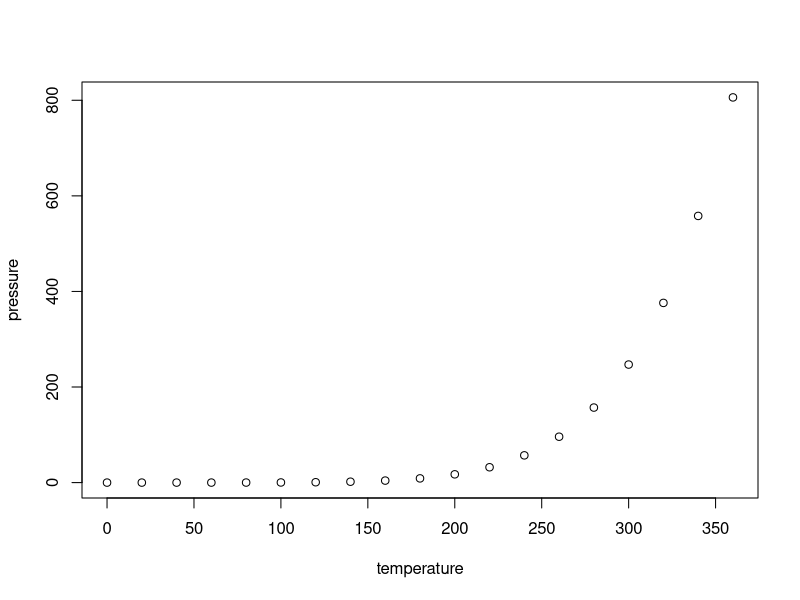
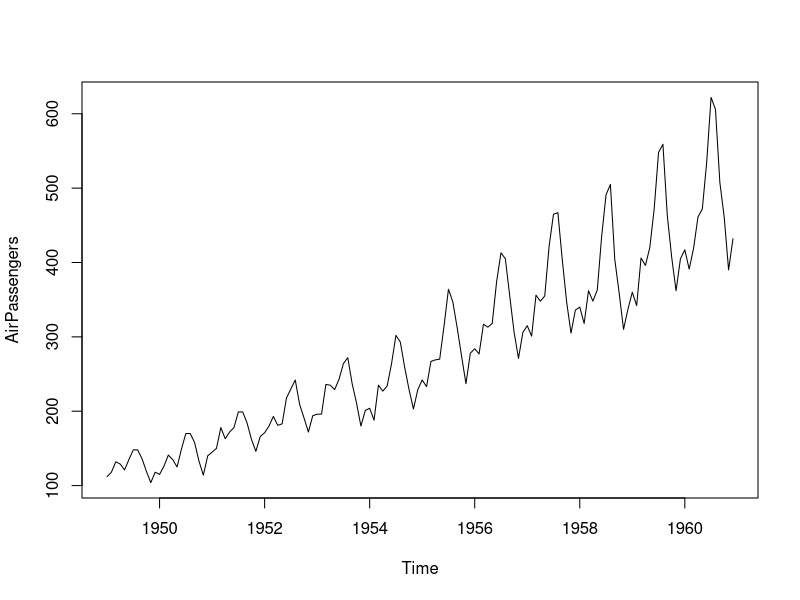

Write the R code that produced these figures, in order.
## ---- chunk 1
knitr::opts_chunk$set(echo = T,
                      eval = T)
## ---- chunk 2
grep("b+", c("abc", "bda", "cca a", "abd"))
## ---- chunk 3
str = "Line 129: O that this too too solid flesh would melt,Thaw, and resolve itself into a dew!"
regexpr("1",str)
## ---- chunk 4
num <- "12345678"
substr(num, 4, 5)
substring(num, 1:3, 7)
## ---- chunk 5
str = "Splitting sentence into words"
strsplit(str, " ")
## ---- chunk 6
paste("Count number", "of characters")
## ---- chunk 7
nchar("Count number of characters")
## ---- chunk 8
summary(cars)
## ---- chunk 9
plot(pressure)
## ---- chunk 10
plot(AirPassengers)
